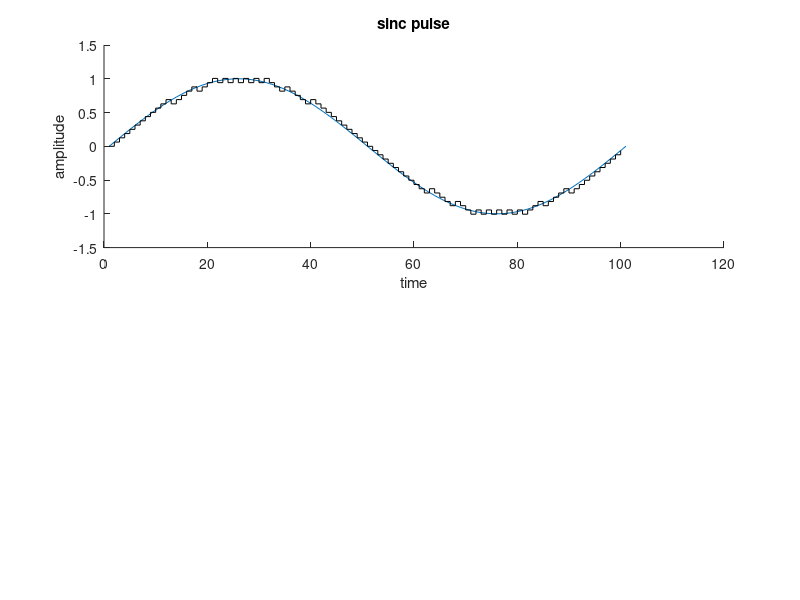

Source code (MATLAB):
clc;
clear all;
close all;
t=[0:0.01:1];
%m=sinc(2*3.14*t);
m=sin(2*pi*t)
%m=sawtooth(t);
subplot(211);
hold on;    
plot(m);
title('sinc pulse');
xlabel('time');
ylabel('amplitude');
d=2*pi/100;
for n=1:1:100
    if n==1
        e(n)=m(n)
        eq(n)=d*sign(e(n))
        mq(n)=eq(n)
    else
        e(n)=m(n)-mq(n-1)
        eq(n)=d*sign(e(n))
        mq(n)=mq(n-1)+eq(n)
    end
end
stairs(mq,'black');
hold off;